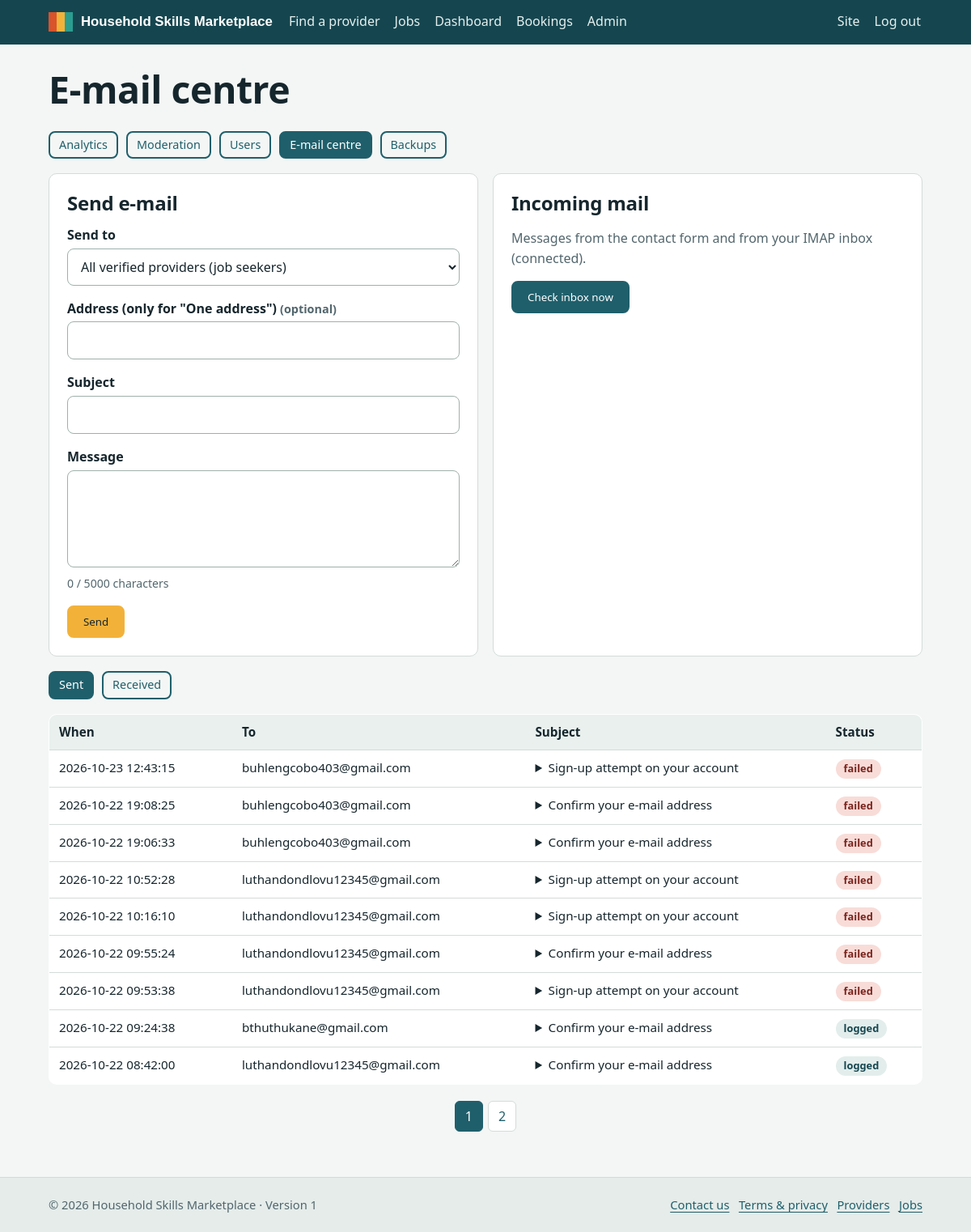
The page /admin/emails (signed in) on the database its author committed.
### tables this page shows
CREATE TABLE users(
  id INTEGER PRIMARY KEY AUTOINCREMENT,
  email TEXT NOT NULL UNIQUE COLLATE NOCASE,
  password_hash TEXT NOT NULL,
  full_name TEXT NOT NULL,
  phone TEXT DEFAULT '',
  role TEXT NOT NULL CHECK(role IN ('client','provider','admin')),
  is_verified INTEGER NOT NULL DEFAULT 0,
  is_active INTEGER NOT NULL DEFAULT 1,
  ua_hash TEXT,
  created_at TEXT NOT NULL DEFAULT CURRENT_TIMESTAMP,
  last_login TEXT
);

CREATE TABLE emails(
  id INTEGER PRIMARY KEY AUTOINCREMENT,
  direction TEXT NOT NULL CHECK(direction IN ('out','in')),
  to_addr TEXT, from_addr TEXT, subject TEXT, body TEXT,
  status TEXT NOT NULL, error TEXT, user_id INTEGER, message_id TEXT UNIQUE,
  created_at TEXT NOT NULL DEFAULT CURRENT_TIMESTAMP
);

### app.py (the view, shortened to what this page needs)
    @app.route("/admin/emails", methods=["GET", "POST"])
    @admin_only
    def admin_emails():
        tab = "in" if request.args.get("tab") == "in" else "out"
        rows, pg = paginate("SELECT * FROM emails WHERE direction=? ORDER BY id DESC", (tab,), pnum())
        return render_template("admin_emails.html", rows=rows, pg=pg, tab=tab, imap=bool(app.config["IMAP_HOST"]), smtp=bool(app.config["SMTP_HOST"]))

### db.py (called while the page is built)
def get_db():
    if "db" not in g:
        g.db = sqlite3.connect(current_app.config["DATABASE"], timeout=15)
        g.db.row_factory = sqlite3.Row
        g.db.execute("PRAGMA foreign_keys=ON")
    return g.db

def q(sql, args=(), one=False):
    rows = get_db().execute(sql, args).fetchall()
    if one:
        return rows[0] if rows else None
    return rows

### security.py (called while the page is built)
def rules_json():
    return json.dumps({"min": MIN_LEN, "common": COMMON, "rules": RULES})

def csrf_token():
    if "csrf" not in session:
        session["csrf"] = secrets.token_urlsafe(32)
    return session["csrf"]

### templates/admin_emails.html (shortened to what this page needs)
{% extends "base.html" %}{% import '_m.html' as m with context %}{% block title %}E-mail centre{% endblock %}
{% block content %}<h1>E-mail centre</h1>{% with active='mail' %}{% include 'admin_nav.html' %}{% endwith %}
<div class="grid g2 mt"><div class="card"><h2>Send e-mail</h2><form method="post">{{ m.csrf() }}<input type="hidden" name="op" value="send"><input type="hidden" name="tab" value="out">
<div class="f"><label for="audience">Send to</label><select id="audience" name="audience"><option value="providers">All verified providers (job seekers)</option></select></div>
{{ m.field('to','Address (only for "One address")','email',required=False,maxlen=120) }}{{ m.field('subject','Subject','text',maxlen=150) }}
<div class="f"><label for="body">Message</label><textarea id="body" name="body" required minlength="5" maxlength="5000"></textarea></div><button class="btn chip" type="submit">Send</button></form></div>
<div class="card"><h2>Incoming mail</h2><p class="muted">Messages from the contact form and from your IMAP inbox ({{ 'connected' if imap else 'not configured' }}).</p>
<form method="post">{{ m.csrf() }}<input type="hidden" name="op" value="fetch"><input type="hidden" name="tab" value="in"><button class="btn" type="submit">Check inbox now</button></form></div></div>
<div class="row mt"><a class="btn sm {{ '' if tab=='out' else 'ghost' }}" href="{{ url_for('admin_emails', tab='out') }}">Sent</a><a class="btn sm {{ '' if tab=='in' else 'ghost' }}" href="{{ url_for('admin_emails', tab='in') }}">Received</a></div>
<div class="tscroll mt"><table><thead><tr><th>When</th><th>{{ 'To' if tab=='out' else 'From' }}</th><th>Subject</th><th>Status</th></tr></thead><tbody>
{% for e in rows %}<tr><td>{{ e.created_at }}</td><td>{{ e.to_addr if tab=='out' else e.from_addr }}</td><td><details><summary>{{ e.subject }}</summary></details></td><td>{{ m.status(e.status) }}</td></tr>
{% else %}<tr><td colspan="4" class="muted">No messages.</td></tr>{% endfor %}</tbody></table></div>{{ m.pager(pg, 'admin_emails', tab=tab) }}{% endblock %}

### templates/base.html (shortened to what this page needs)
<!doctype html>
<html lang="en">
<head>
<link rel="stylesheet" href="{{ url_for('static', filename='css/style.css') }}">
</head>
<body>
<header class="top"><div class="wrap">
 <a class="brand" href="{{ url_for('index') }}"><span class="chips" aria-hidden="true"><i></i><i></i><i></i></span>Household Skills Marketplace</a>
 <nav class="main" aria-label="Main">
  <a href="{{ url_for('providers') }}">Find a provider</a>
  <a href="{{ url_for('jobs') }}">Jobs</a>
  {% if me %}
   <a href="{{ url_for('dashboard') }}">Dashboard</a>
   <a href="{{ url_for('bookings') }}">Bookings</a>
   {% if me.role == 'admin' %}<a href="{{ url_for('admin_home') }}">Admin</a>{% endif %}
  {% endif %}
 </nav>
 <div class="right">
  {% if me %}<a href="{{ url_for('account') }}">{{ me.full_name.split()[0] }}</a>
   <form method="post" action="{{ url_for('logout') }}"><input type="hidden" name="csrf_token" value="{{ csrf_token() }}"><button class="linkbtn" type="submit">Log out</button></form>
  {% else %}<a href="{{ url_for('login') }}">Log in</a><a class="btn chip sm" href="{{ url_for('register') }}">Sign up</a>{% endif %}
 </div>
</div></header>
<main id="main"><div class="wrap">
 {% block content %}{% endblock %}
</div></main>
<footer><div class="wrap"><span>&copy; {{ today[:4] }} Household Skills Marketplace &middot; Version 1</span>
 <span><a href="{{ url_for('contact') }}">Contact us</a> &nbsp; <a href="{{ url_for('terms') }}">Terms &amp; privacy</a> &nbsp; <a href="{{ url_for('providers') }}">Providers</a> &nbsp; <a href="{{ url_for('jobs') }}">Jobs</a></span></div></footer>
</body></html>

### templates/_m.html (shortened to what this page needs)
{% macro field(name, label, type='text', value='', required=True, hint='', ac='', maxlen=None, placeholder='') %}
<div class="f"><label for="{{ name }}">{{ label }}{% if not required %} <span class="muted small">(optional)</span>{% endif %}</label>
<input id="{{ name }}" name="{{ name }}" type="{{ type }}" value="{{ value or '' }}" {% if required %}required{% endif %}
 {% if ac %}autocomplete="{{ ac }}"{% endif %} {% if maxlen %}maxlength="{{ maxlen }}"{% endif %} {% if placeholder %}placeholder="{{ placeholder }}"{% endif %}
 {% if type=='number' %}min="0" step="0.01" inputmode="decimal"{% endif %}>
{% if hint %}<div class="hint">{{ hint }}</div>{% endif %}</div>
{% endmacro %}
{% macro pager(pg, endpoint) %}
{% if pg.pages > 1 %}<nav class="pager" aria-label="Pages">
{% for n in range(1, pg.pages + 1) %}{% if n == pg.page %}<span class="cur" aria-current="page">{{ n }}</span>
{% else %}<a href="{{ url_for(endpoint, page=n, **kwargs) if kwargs else url_for(endpoint, page=n) }}">{{ n }}</a>{% endif %}{% endfor %}</nav>{% endif %}
{% endmacro %}
{% macro status(s) %}<span class="pill {{ s }}">{{ s }}</span>{% endmacro %}

### static/css/style.css (style rules this page uses)
:root { --ink:#16262d;--teal:#1f5f6b;--teal-d:#154650;--chip:#f2b23a;--bg:#f3f6f5;--card:#fff;--line:#d3dcd9;--muted:#52666d;--err:#a8332a;--ok:#25744a;--r:10px; --c0:#d9532b;--c1:#2a9d8f;--c2:#5f8f43;--c3:#e0a526;--c4:#3a7ca5;--c5:#8b5cc6;--c6:#8d6a4a;--c7:#c8405a;--c8:#4f6d7a }
* { box-sizing:border-box }
html { scroll-behavior:smooth }
body { margin:0;font:16px/1.55 "Segoe UI",system-ui,-apple-system,Roboto,Helvetica,Arial,sans-serif;color:var(--ink);background:var(--bg) }
h1,h2,h3 { font-family:"Trebuchet MS","Segoe UI",system-ui,sans-serif;line-height:1.2;letter-spacing:-.01em;margin:0 0 .5em }
h1 { font-size:clamp(1.9rem,4vw,2.9rem) }
h2 { font-size:1.5rem }
a { color:var(--teal);text-underline-offset:3px }
.wrap { max-width:1120px;margin:0 auto;padding:0 20px }
header.top { background:var(--teal-d);color:#fff;position:sticky;top:0;z-index:5 }
header.top .wrap { display:flex;align-items:center;gap:18px;flex-wrap:wrap;padding-top:10px;padding-bottom:10px }
.brand { display:flex;align-items:center;gap:10px;color:#fff;text-decoration:none;font:700 1.05rem "Trebuchet MS",sans-serif }
.chips { display:flex }
.chips i { width:10px;height:24px;display:block }
.chips i:nth-child(1) { background:var(--c0) }
.chips i:nth-child(2) { background:var(--chip) }
.chips i:nth-child(3) { background:var(--c1) }
nav.main { display:flex;gap:4px 14px;flex-wrap:wrap;flex:1 }
nav.main a,.right a,.linkbtn { color:#e6f0ee;text-decoration:none;padding:4px 2px;border-bottom:2px solid transparent;background:none;border-top:0;border-left:0;border-right:0;font:inherit;cursor:pointer }
.right { display:flex;gap:14px;align-items:center }
.right form { margin:0 }
main { padding:28px 0 56px;min-height:60vh }
footer { background:#e5ecea;border-top:1px solid var(--line);padding:22px 0;font-size:.92rem;color:var(--muted) }
footer .wrap { display:flex;gap:18px;flex-wrap:wrap;justify-content:space-between }
.card { background:var(--card);border:1px solid var(--line);border-radius:var(--r);padding:22px }
.grid { display:grid;gap:18px }
.g2 { grid-template-columns:repeat(auto-fit,minmax(300px,1fr)) }
.muted { color:var(--muted) }
.small { font-size:.9rem }
.mt { margin-top:18px }
.row { display:flex;gap:10px;flex-wrap:wrap;align-items:center }
.btn { display:inline-block;background:var(--teal);color:#fff;border:2px solid var(--teal);border-radius:8px;padding:9px 18px;font:600 1rem inherit;font-family:inherit;text-decoration:none;cursor:pointer }
.btn.chip { background:var(--chip);border-color:var(--chip);color:var(--ink) }
.btn.ghost { background:transparent;color:var(--teal) }
.btn.sm { padding:4px 11px;font-size:.9rem }
label { display:block;font-weight:600;margin:0 0 4px }
input,select,textarea { width:100%;padding:10px 12px;border:1.5px solid #9fb0ab;border-radius:8px;font:inherit;background:#fff;color:var(--ink) }
textarea { min-height:120px;resize:vertical }
.f { margin-bottom:16px }
.pill { display:inline-block;font-size:.8rem;font-weight:700;padding:2px 10px;border-radius:20px;background:#e3eeec;color:var(--teal-d) }
.pill.rejected,.pill.suspended,.pill.declined,.pill.cancelled,.pill.closed,.pill.failed { background:#f8dcd8;color:#7a241d }
table { width:100%;border-collapse:collapse;background:#fff;border:1px solid var(--line);border-radius:var(--r);overflow:hidden }
th,td { text-align:left;padding:10px 12px;border-bottom:1px solid var(--line);vertical-align:top;font-size:.95rem }
th { background:#e9f0ee }
.tscroll { overflow-x:auto }
.pager { display:flex;gap:6px;justify-content:center;margin-top:20px;flex-wrap:wrap }
.pager a,.pager span { padding:6px 12px;border:1px solid var(--line);border-radius:6px;background:#fff;text-decoration:none }
.pager span.cur { background:var(--teal);color:#fff;border-color:var(--teal) }

### rows shown on the page
users: full_name "Site"
emails: created_at "2026-10-23 12:43:15", to_addr "buhlengcobo403@gmail.com", subject "Sign-up attempt on your account", status "failed"
emails: created_at "2026-10-22 19:08:25", to_addr "buhlengcobo403@gmail.com", subject "Confirm your e-mail address", status "failed"
emails: created_at "2026-10-22 19:06:33", to_addr "buhlengcobo403@gmail.com", subject "Confirm your e-mail address", status "failed"
emails: created_at "2026-10-22 10:52:28", to_addr "luthandondlovu12345@gmail.com", subject "Sign-up attempt on your account", status "failed"
emails: created_at "2026-10-22 10:16:10", to_addr "luthandondlovu12345@gmail.com", subject "Sign-up attempt on your account", status "failed"
emails: created_at "2026-10-22 09:55:24", to_addr "luthandondlovu12345@gmail.com", subject "Confirm your e-mail address", status "failed"
emails: created_at "2026-10-22 09:53:38", to_addr "luthandondlovu12345@gmail.com", subject "Sign-up attempt on your account", status "failed"
emails: created_at "2026-10-22 09:24:38", to_addr "bthuthukane@gmail.com", subject "Confirm your e-mail address", status "logged"
emails: created_at "2026-10-22 08:42:00", to_addr "luthandondlovu12345@gmail.com", subject "Confirm your e-mail address", status "logged"

### other values the page prints
{{ label }} "Address (only for \"One address\") Subject"
{{ 'connected' if imap else 'not configured' }} "connected"
{{ 'To' if tab=='out' else 'From' }} "To"
{{ n }} "1"
{{ n }} "2"
